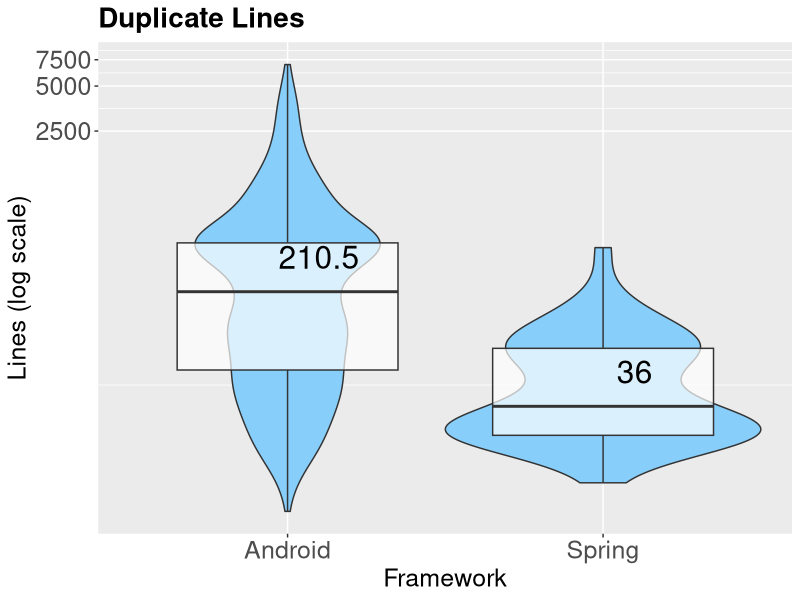
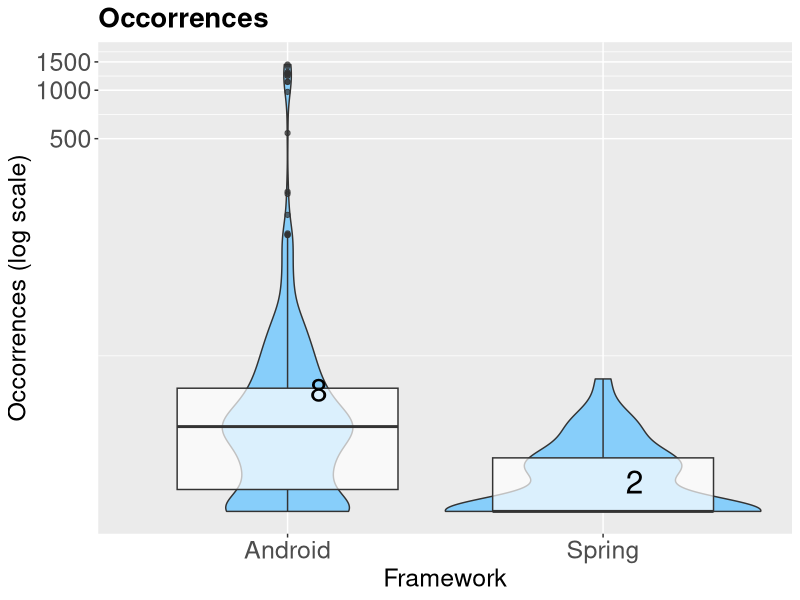
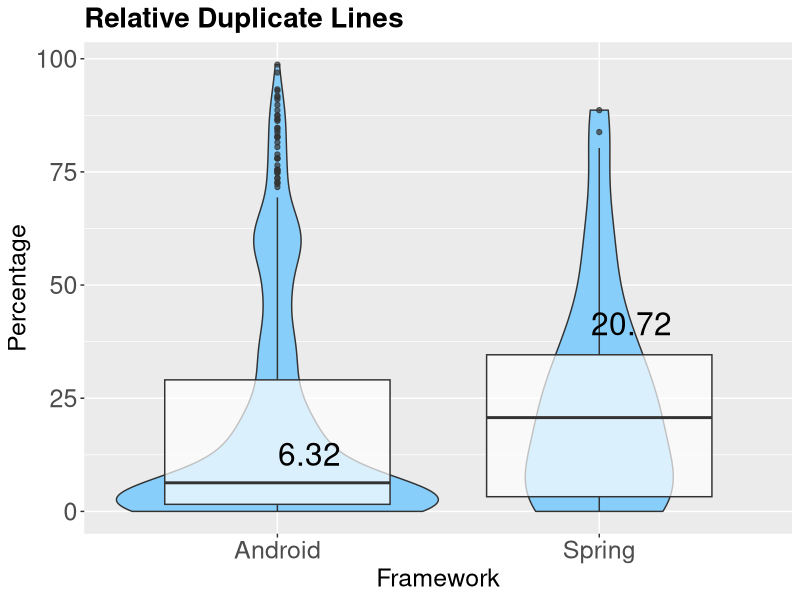
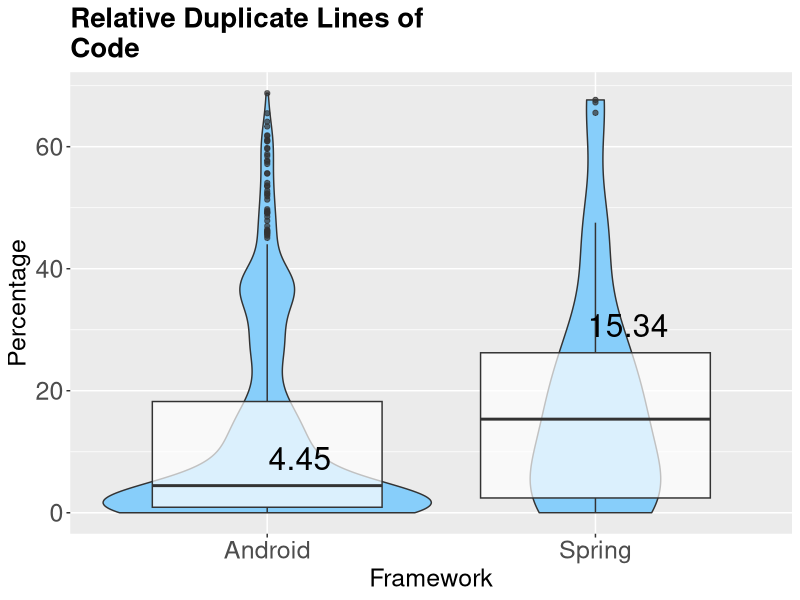
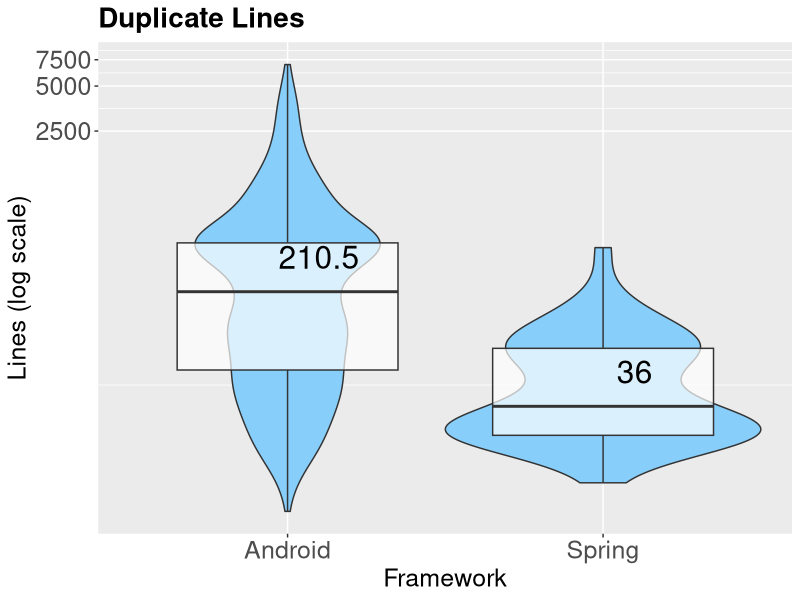
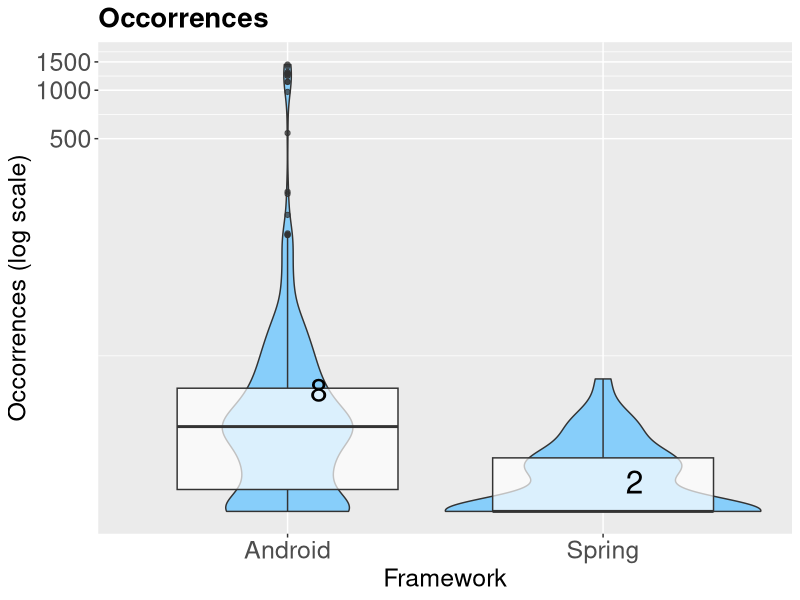
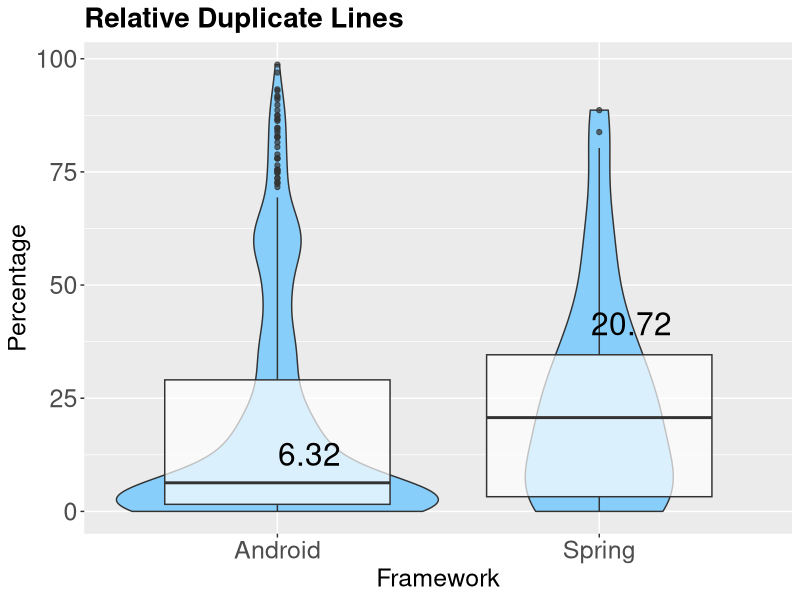
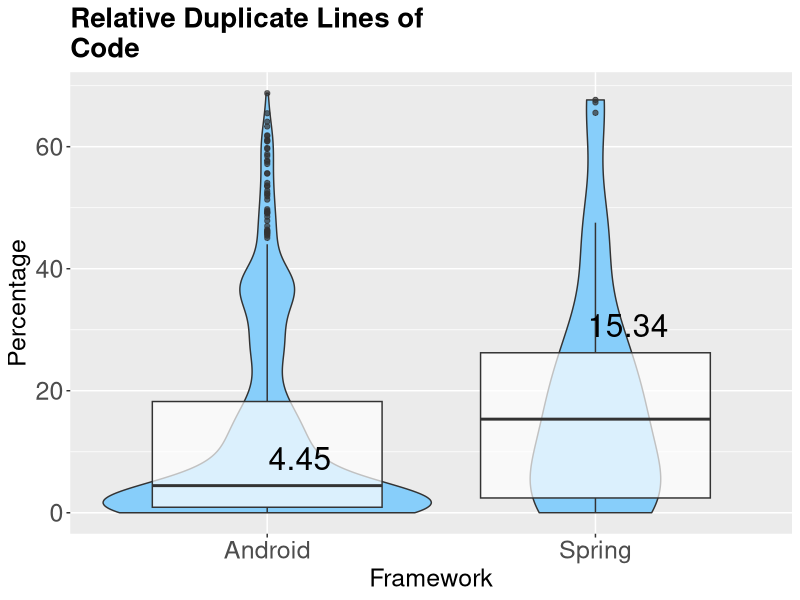

The R source for these figures, in order:
library(ggplot2)
library(scales)

typeOfFramework = "Framework"
frameworkName1 = "Android"
frameworkName2 = "AWS"
frameworkName3 = "Azure"
frameworkName4 = "Spring"
frameworkName5 = "Spring Cloud"

factorPositionMedianLabel = 1.7 

plotGraphic <- function ()  {
  p1 <- ggplot(all, aes) + 
    #scale_y_continuous(trans=scales::pseudo_log_trans(base = 10)) +
    #scale_y_log10(labels = comma) +
    geom_violin(width=1, trim=TRUE, fill="#87CEFA") + 
    geom_boxplot(width=0.7,alpha=0.7) + ggtitle(title) + 
    xlab(typeOfFramework) + 
    ylab(verticalTitle) + 
    annotate("text", x = 1.1, y = framework1_median*factorPositionMedianLabel, label = round(framework1_median, 2), size = 8) + 
    annotate("text", x = 2.1, y = framework4_median*factorPositionMedianLabel, label = round(framework4_median, 2), size = 8) +
    theme(plot.title=element_text(size=20,face="bold") ,axis.title=element_text(size=18),axis.text=element_text(size=18))  
  return(p1)
}

plotLogGraphic <- function ()  {
  p1 <- ggplot(all, aes) + 
    scale_y_continuous(trans=scales::pseudo_log_trans(base = 10)) +
    #scale_y_log10(labels = comma) +
    geom_violin(width=1, trim=TRUE, fill="#87CEFA") + 
    geom_boxplot(width=0.7,alpha=0.7) + ggtitle(title) + 
    xlab(typeOfFramework) + 
    ylab(verticalTitle) + 
    annotate("text", x = 1.1, y = framework1_median*factorPositionMedianLabel, label = round(framework1_median, 2), size = 8) +
    annotate("text", x = 2.1, y = framework4_median*factorPositionMedianLabel, label = round(framework4_median, 2), size = 8) +
    theme(plot.title=element_text(size=20,face="bold") ,axis.title=element_text(size=18),axis.text=element_text(size=18))  
  return(p1)
}

framework1=read.csv("android.csv", sep=",",header=T)
framework4=read.csv("spring.csv", sep=",",header=T)
all=rbind.data.frame(framework1, framework4)

################################################################################
#Number of duplicated lines
dataFramework1=framework1$total_duplicated_lines
dataFramework4=framework4$total_duplicated_lines

title = "Duplicate Lines"
verticalTitle = "Lines (log scale)"
framework1_median =  median(unlist(dataFramework1), na.rm = TRUE)
framework4_median =  median(unlist(dataFramework4), na.rm = TRUE)
aes = aes(factor(framework,levels = c(frameworkName1, frameworkName4)), total_duplicated_lines)

plotLogGraphic()
ggsave("duplicated_lines.pdf", width = 4.5, height = 4.5)

################################################################################
#Number of occorrences
dataFramework1=framework1$total_occurrences
dataFramework4=framework4$total_occurrences

title = "Occorrences"
verticalTitle = "Occorrences (log scale)"
framework1_median =  median(unlist(dataFramework1), na.rm = TRUE)
framework4_median =  median(unlist(dataFramework4), na.rm = TRUE)
aes = aes(factor(framework,levels = c(frameworkName1, frameworkName4)), total_occurrences)

plotLogGraphic()
ggsave("occurrences.pdf", width = 4.5, height = 4.5)


################################################################################
#Number of percentage of duplicate lines
dataFramework1=framework1$percentage_duplicate_lines
dataFramework4=framework4$percentage_duplicate_lines

factorPositionMedianLabel = 2

title = "Relative Duplicate Lines"
verticalTitle = "Percentage"
framework1_median =  median(unlist(dataFramework1), na.rm = TRUE)
framework4_median =  median(unlist(dataFramework4), na.rm = TRUE)
aes = aes(factor(framework,levels = c(frameworkName1, frameworkName4)), percentage_duplicate_lines)

plotGraphic()
ggsave("relative-duplicate-lines.pdf", width = 4.5, height = 4.5)
factorPositionMedianLabel = 1.7


################################################################################
#Number of percentage of duplicate lines of code
dataFramework1=framework1$percentage_duplicate_lines_of_code
dataFramework4=framework4$percentage_duplicate_lines_of_code

factorPositionMedianLabel = 2

title = "Relative Duplicate Lines of\nCode"
verticalTitle = "Percentage"
framework1_median =  median(unlist(dataFramework1), na.rm = TRUE)
framework4_median =  median(unlist(dataFramework4), na.rm = TRUE)
aes = aes(factor(framework,levels = c(frameworkName1, frameworkName4)), percentage_duplicate_lines_of_code)

plotGraphic()
ggsave("relative-duplicate-lines_of_code.pdf", width = 4.5, height = 4.5)
factorPositionMedianLabel = 1.7
